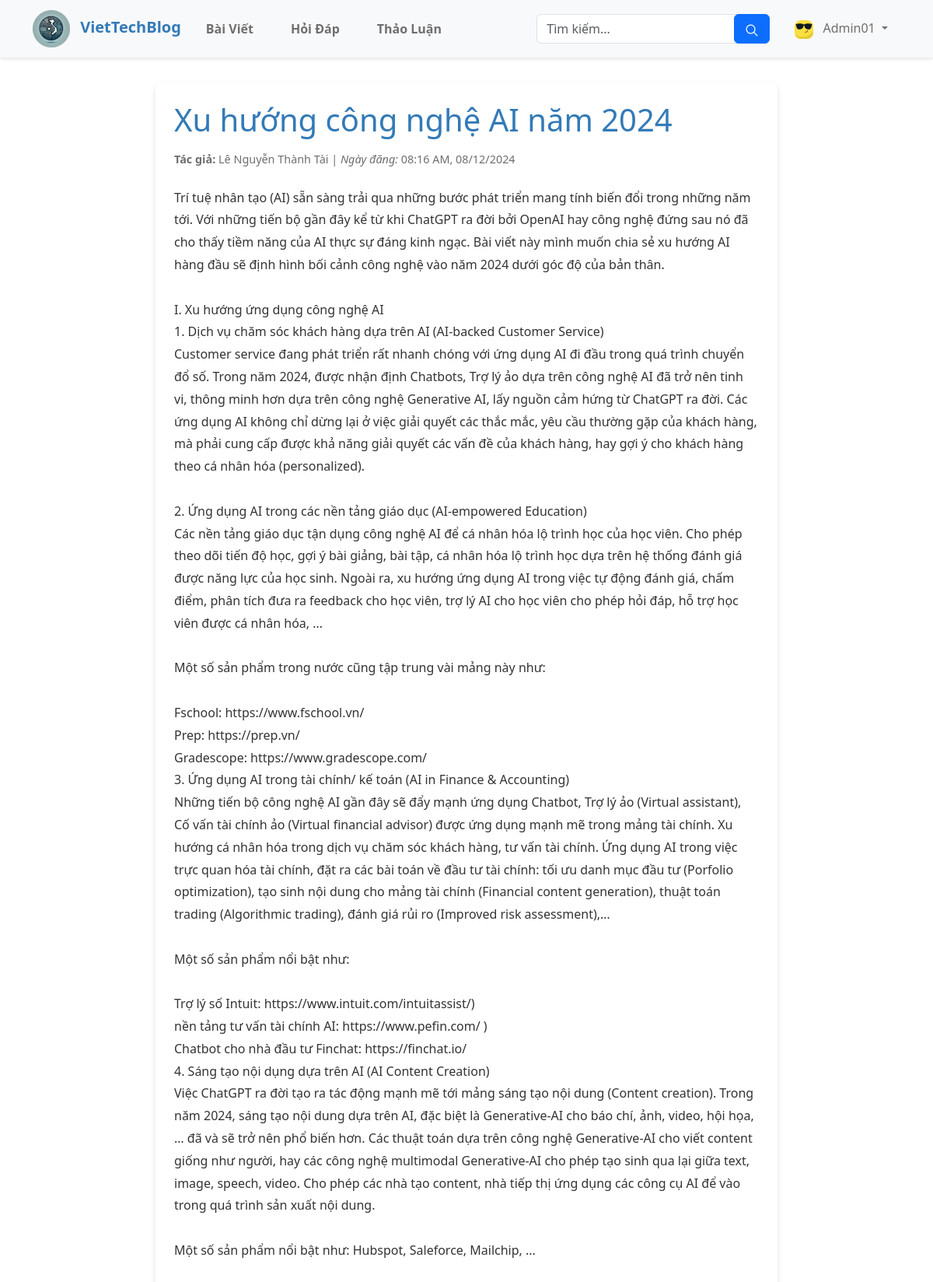
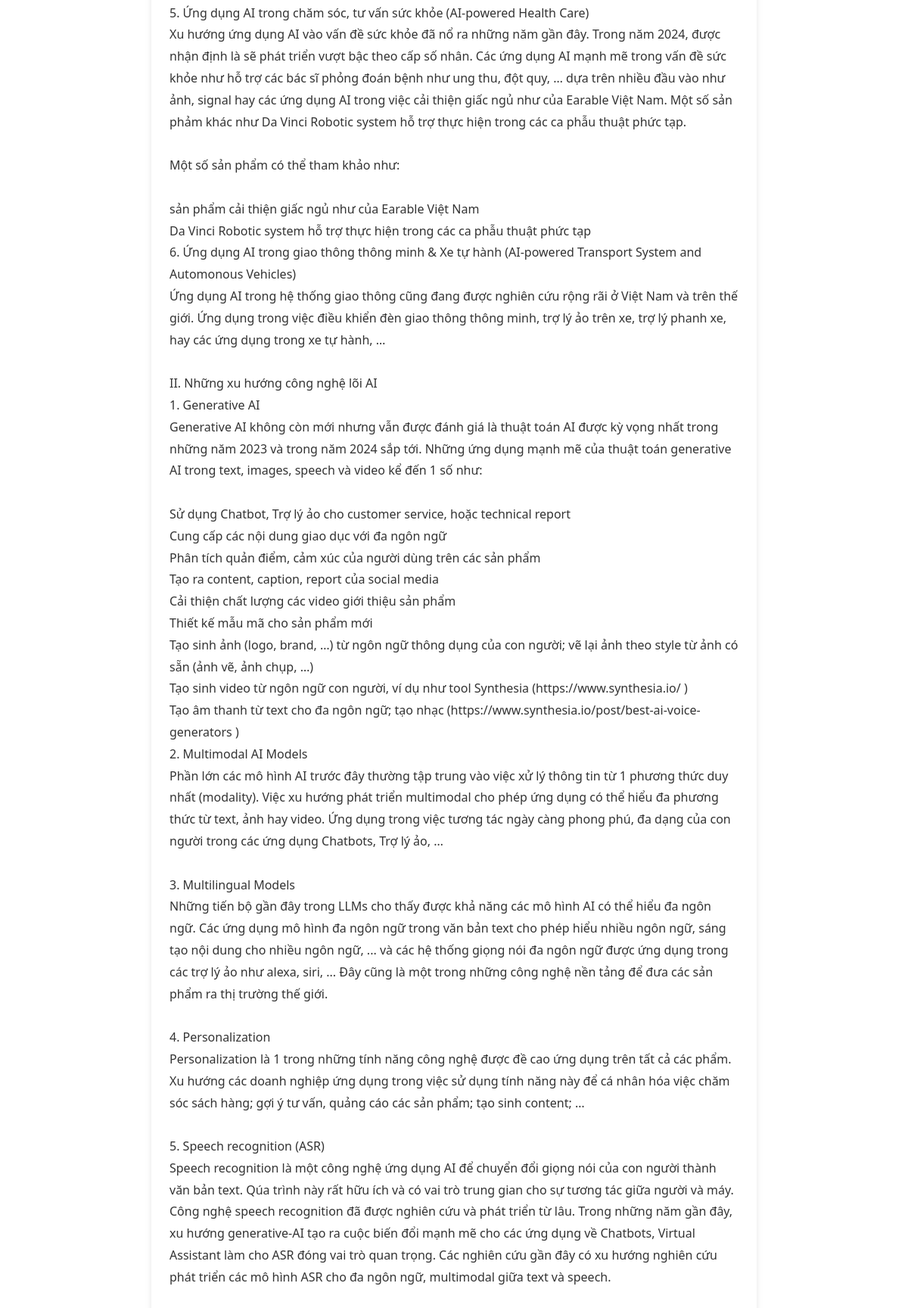
Screenshot of /src/layouts/view_post.php?id=3 (signed in, upper part) with the database file from the repository (2 pictures, top to bottom).
### tables this page shows
CREATE TABLE `baiviet` (
  `posts_id` int(11) NOT NULL,
  `user_id` int(11) NOT NULL,
  `title` varchar(200) NOT NULL,
  `content` text NOT NULL,
  `created_at` timestamp NOT NULL DEFAULT current_timestamp()
);

CREATE TABLE `taikhoan` (
  `id` int(11) NOT NULL,
  `username` varchar(50) NOT NULL,
  `fullname` varchar(100) NOT NULL,
  `email` varchar(100) NOT NULL,
  `password` varchar(255) NOT NULL,
  `birth` date DEFAULT NULL,
  `gender` varchar(5) DEFAULT NULL,
  `role` int(11) DEFAULT 0,
  `created_at` timestamp NOT NULL DEFAULT current_timestamp()
);

### src/layouts/view_post.php (the view, shortened to what this page needs)
<?php
require_once '../PHP/config.php';
if (isset($_GET['id'])) {
    $id = intval($_GET['id']);
    $stmt = $conn->prepare("SELECT p.title, p.content, p.created_at, p.user_id, a.fullname
                            FROM baiviet p
                            JOIN taikhoan a ON p.user_id = a.id
                            WHERE p.posts_id = ?");
    $stmt->bind_param("i", $id);
    $stmt->execute();
    $stmt->bind_result($title, $content, $created_at, $id_post, $fullname);
} else {
    die("Thiếu ID bài viết.");
}
?>
<!DOCTYPE html>
<html lang="vi">
<head>
    <link href="https://cdn.jsdelivr.net/npm/bootstrap@5.3.3/dist/css/bootstrap.min.css" rel="stylesheet" />
    <link rel="stylesheet" href="../CSS/view_post.css">
</head>
<body>
    <?php include '../layouts/navbar.php'; ?>
    <div class="container">
        <div class="post">
            <h1>
                <?php echo htmlspecialchars($title); ?>
            </h1>
            <p class="meta">
                <strong>Tác giả:</strong>
                <?php echo htmlspecialchars($fullname); ?> |
                <em>Ngày đăng:</em>
                <?php echo date("h:i A, d/m/Y", strtotime($created_at)); ?>
            </p>
            <div>
                <?php echo nl2br($content); ?>
            </div>
        </div>
    </div>
    <?php include '../layouts/footer.php'; ?>
</body>
</html>

### src/CSS/view_post.css (style rules this page uses)
:root { --primary-color: #337ab7; --secondary-color: #2c3e50; --text-color: #333; --light-bg: #f8f9fa; --nav-color: #706e6e; --footer-bg: #0b1a33; }
body { font-family: Arial, sans-serif; background-color: var(--light-bg); margin: 0; padding: 0; }
.post { max-width: 800px; margin: 2rem auto; padding: 1.5rem; background-color: #ffffff; box-shadow: 0 4px 8px rgba(0, 0, 0, 0.1); border-radius: 8px; }
.post h1 { color: var(--primary-color); margin-bottom: 1rem; }
.post .meta { font-size: 0.9rem; color: var(--nav-color); margin-bottom: 1.5rem; }
.post div { line-height: 1.8; color: var(--text-color); }

### src/CSS/navbar.css (style rules this page uses)
:root { --primary-color: #337ab7; --secondary-color: #2c3e50; --text-color: #333; --light-bg: #f8f9fa; --nav-color: #706e6e; }
body { font-family: "Segoe UI", system-ui, -apple-system, sans-serif; line-height: 1.6; color: var(--text-color); }

### rows the page displays
baiviet: title "Xu hướng công nghệ AI năm 2024", user.fullname "Lê Nguyễn Thành Tài", created_at "08:16 AM, 08/12/2024", content "Trí tuệ nhân tạo (AI) sẵn sàng trải qua những bước phát triển mang tính biến đổi trong những năm tới. Với những tiến bộ gần đây kể từ khi ChatGPT ra đời bởi OpenAI hay công nghệ đứng sau nó đã cho thấy tiềm năng của AI thực sự đáng kinh ngạc. Bài viết này mình muốn chia sẻ xu hướng AI hàng đầu sẽ định hình bối cảnh công nghệ vào năm 2024 dưới góc độ của bản thân. I. Xu hướng ứng dụng công nghệ AI 1. Dịch vụ chăm sóc khách hàng dựa trên AI (AI-backed Customer Service) Customer service đang phát triển rất nhanh chóng với ứng dụng AI đi đầu trong quá trình chuyển đổ số. Trong năm 2024, được nhận định Chatbots, Trợ lý ảo dựa trên công nghệ AI đã trở nên tinh vi, thông minh hơn dựa trên công…"

### other values shown
$_SESSION['username'] "Admin01"
